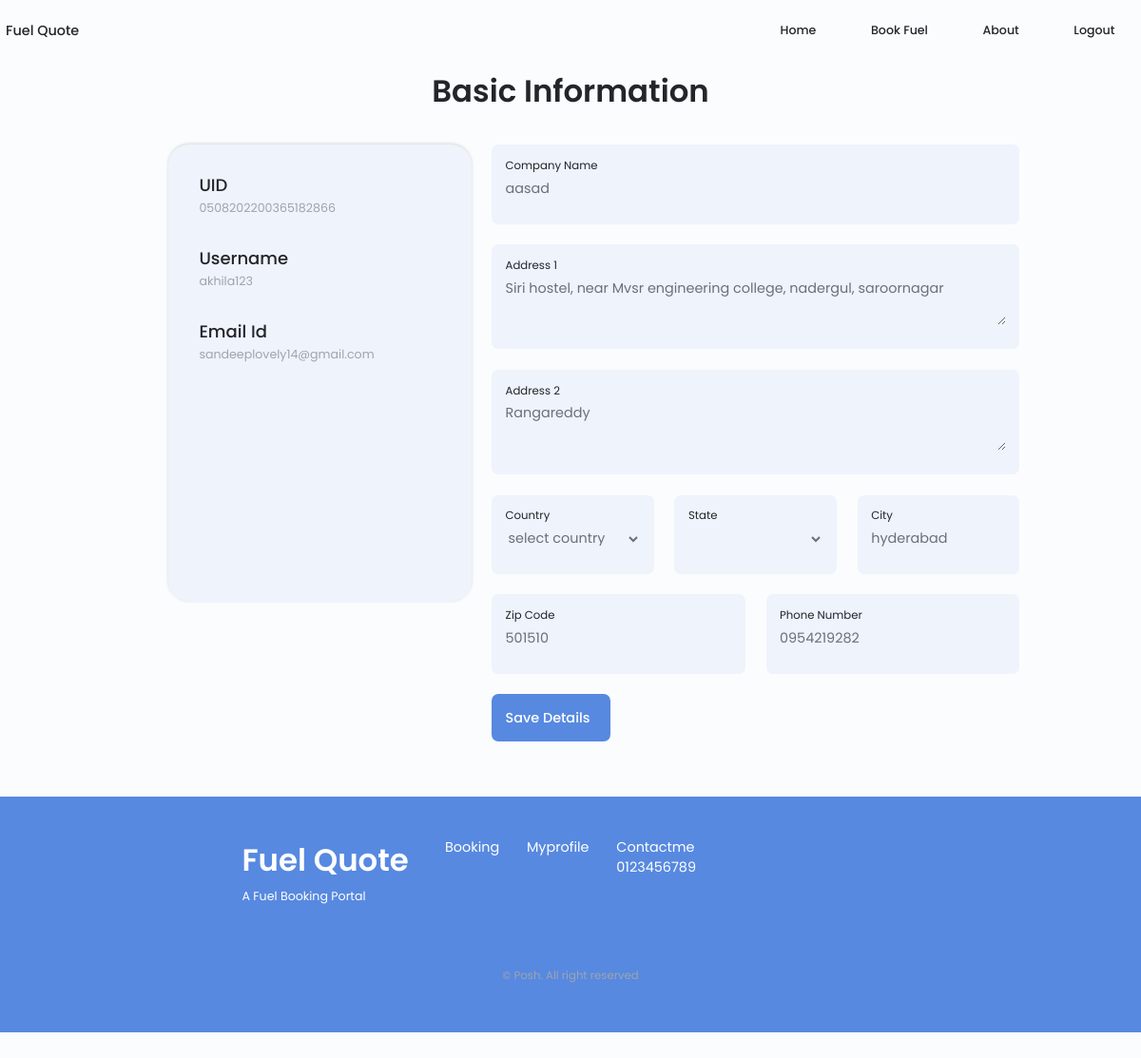
Screenshot of /fuel_quote/client_profile_management/0508202200365182866 with the database file from the repository.
### portal/models/ClientInformation.py (models this page shows)
class ClientInformation(db.Model):
    __bind_key__ = 'db'
    Id = db.Column(db.Integer,Sequence('user_info_seq',start=1), unique=True, nullable=False, primary_key=True)
    user_id = db.Column(db.String(255))
    username = db.Column(db.String(50),nullable=False)
    email_id = db.Column(db.String(255))
    mobile_number = db.Column(db.String(10))
    office_name = db.Column(db.String(50))
    active=db.Column(db.String(10))
    status = db.Column(db.String(10), nullable=False)
    zipcode=db.Column(db.String(9), nullable=False)
    address_1=db.Column(db.String(100),nullable=False)
    address_2 = db.Column(db.String(100))
    state=db.Column(db.String(3),nullable=False)
    country = db.Column(db.String(100), nullable=False)
    user_created_time = db.Column(db.TIMESTAMP, default=datetime.now, nullable=False)
    created_by = db.Column(db.String(255))
    attributes_1 = db.Column(db.String(255))
    attributes_2 = db.Column(db.String(255))
    attributes_3 = db.Column(db.String(255))
    attributes_4 = db.Column(db.String(255))
    attributes_5 = db.Column(db.String(255))
    attributes_6 = db.Column(db.String(255))
    attributes_7 = db.Column(db.String(255))
    attributes_8 = db.Column(db.String(255))
    attributes_9 = db.Column(db.String(255))
    attributes_10 = db.Column(db.String(255))
    attributes_11 = db.Column(db.String(255))
    attributes_12 = db.Column(db.String(255))
    attributes_13 = db.Column(db.String(255))
    attributes_14 = db.Column(db.String(255))
    attributes_15 = db.Column(db.String(255))
    attributes_16 = db.Column(db.String(255))
    attributes_17 = db.Column(db.String(255))
    attributes_18 = db.Column(db.String(255))
    attributes_19 = db.Column(db.String(255))
    attributes_20 = db.Column(db.String(255))

### portal/views.py (the view, shortened to what this page needs)
@bp.route('/client_profile_management/<string:user_uid>', methods=['GET','POST'])
def client_profile_management(user_uid):
    print('user_uid',user_uid)
    if request.method == "GET":
        users = ClientInformation.query.filter_by(user_id=user_uid).one()
        if users is not None:
            if users.status == 'completed':
                session["user"] = users.username
                session["user_uid"] = users.user_id
                session["username"] = users.username
                session["email_id"] = users.email_id
                session["id"] = users.Id
                UID = users.user_id
                Username = users.username
                Email_Id = users.email_id
                OFIICE_NAME = users.office_name
                Address_1 = users.address_1
                Address_2 = users.address_2
                country = users.country
                state_code =users.state
                City_name = users.attributes_1
                Zip_Code = users.zipcode
                Phone_Number = users.mobile_number
                return render_template("client_profile_management.html", UID=UID, Username=Username,
                                       Email_Id=Email_Id, First_Name=OFIICE_NAME,
                                       Address_1=Address_1, Address_2=Address_2
                                       , country=country, state_code=state_code, City_name=City_name, Zip_Code=Zip_Code,
                                       Phone_Number=Phone_Number
                                       )

### portal/templates/client_profile_management.html (shortened to what this page needs)
<!DOCTYPE html>
<html lang="en">
<head>
    <link rel="stylesheet" href="https://unicons.iconscout.com/release/v4.0.0/css/line.css">
    <link rel="stylesheet" href="/fuel_quote/static/css/home/swiper-bundle.min.css">
    <link rel="stylesheet" href="/fuel_quote/static/css/home/styles.css">
</head>
<body style="zoom: 90%;">
    <header class="header" id="header">
        <nav class="nav container">
            <a href="/fuel_quote/fuel_quote_history/{{UID}}" class="nav__logo">Fuel Quote</a>
            <div class="nav__menu" id="nav-menu">
                <ul class="nav__list grid">
                    <li class="nav__item">
                        <a href="/fuel_quote/fuel_quote_history/{{UID}}" class="nav__link">
                            Home
                        </a>
                    </li>
                    <li class="nav__item">
                        <a href="/fuel_quote/fuel_quote_form/{{UID}}" class="nav__link">
                            Book Fuel
                        </a>
                    </li>
                    <li class="nav__item">
                        <a href="/fuel_quote/client_profile_management/{{UID}}" class="nav__link">
                            About
                        </a>
                    </li>
                    <li class="nav__item">
                        <a href="/fuel_quote/logout" class="nav__link">
                            Logout
                        </a>
                    </li>
                </ul>
            </div>
        </nav>
    </header>
    <main class="main">
        <section class="contact section" id="contact">
            <h2 class="section__title">Basic Information</h2>
            <div class="contact__container contact__container2 container grid">
                <div class="contact__information-tab-main">
                    <div class="contact__information-tab" style="
                    height: 534px;
                ">
                        <div class="contact__information">
                            <div>
                                <h3 class="contact__title">UID</h3>
                                <span class="contact__subtitle" id="UID" name="UID">{{UID}}</span>
                            </div>
                        </div>
                        <div class="contact__information">
                            <div>
                                <h3 class="contact__title">Username</h3>
                                <span class="contact__subtitle" id="Username">{{Username}}</span>
                            </div>
                        </div>
                        <div class="contact__information">
                            <div>
                                <h3 class="contact__title">Email Id</h3>
                                <span class="contact__subtitle" id="Email_Id" name="Email_Id">{{Email_Id}}</span>
                            </div>
                        </div>
                    </div>
                </div>
                <form action="" class="contact__form grid">
                    <div class="contact__inputs_4 grid">
                        <div class="contact__content">
                            <label for="First_Name" class="contact__label">Company Name</label>
                            <input type="text" name="First_Name" id="First_Name" value="{{First_Name}}"
                                class="contact__input" required/>
                        </div>
                    </div>
                    <div class="contact__content">
                        <label for="Address_1" class="contact__label">Address 1</label>
                        <textarea name="Address_1" id="Address_1" cols="0" rows="2" value=""
                            class="contact__input">{{Address_1}}</textarea>
                    </div>
                    <div class="contact__content">
                        <label for="Address_2" class="contact__label">Address 2</label>
                        <textarea name="Address_2" id="Address_2" cols="0" value="" rows="2"
                            class="contact__input">{{Address_2}}</textarea>
                    </div>
                    <div class="contact__inputs_3 grid">
                        <div class="contact__content">
                            <label for="country" class="contact__label">Country</label>
                            <select id="country" class="contact__input">
                                <option>select country</option>
                            </select>
                        </div>
                        <div class="contact__content">
                            <label for="state-code" class="contact__label">State</label>
                            <select id="state-code" class="contact__input">
                            </select>
                        </div>
                        <div class="contact__content">
                            <label for="City_name" class="contact__label">City</label>
                            <input type="text" id="City_name" value="{{City_name}}" name="City_name"
                                class="contact__input" onkeypress="return /[a-zA-Z]/i.test(event.key)">
                        </div>
                    </div>
                    <div class="contact__inputs grid">
                        <div class="contact__content">
                            <label for="Zip_Code" class="contact__label">Zip Code</label>
                            <input type="text" id="Zip_Code" name="Zip_Code" onkeypress="return /[0-9]/i.test(event.key)" value="{{Zip_Code}}"
                                class="contact__input">
                        </div>
                        <div class="contact__content">
                            <label for="Phone_Number" class="contact__label">Phone Number</label>
                            <input type="text" id="Phone_Number" name="Phone_Number" onkeypress="return /[0-9]/i.test(event.key)" value="{{Phone_Number}}"
                                class="contact__input">
                        </div>
                    </div>
                    <div>
                        <a onclick="save_details()" class="button button--flex">
                            Save Details
                        </a>
                    </div>
                </form>
            </div>
        </section>
    </main>
    <footer class="footer">
        <div class="footer__bg">
            <div class="footer__container container grid">
                <div>
                    <h1 class="footer__title">Fuel Quote</h1>
                    <span class="footer__subtitle">A Fuel Booking Portal</span>
                </div>
                <ul class="footer__links">
                    <li>
                        <a href="#services" class="footer__link">Booking</a>
                    </li>
                    <li>
                        <a href="#portfolio" class="footer__link">Myprofile</a>
                    </li>
                    <li>
                        <a href="#contact" class="footer__link">Contactme</a>
                        <a href="#contact" class="footer__link">0123456789</a>
                    </li>
                </ul>
                <div class="footer__socials">
                </div>
            </div>
            <p class="footer__copy">&#169; Posh. All right reserved</p>
        </div>
    </footer>
</body>
</html>

### rows the page displays
ClientInformation: user "0508202200365182866", username "akhila123", email "sandeeplovely14@gmail.com", First_Name "aasad", Address_1 "Siri hostel, near Mvsr engineering college, nadergul, saroornagar", Address_2 "Rangareddy", City_name "hyderabad", Zip_Code "501510", Phone_Number "0954219282"
